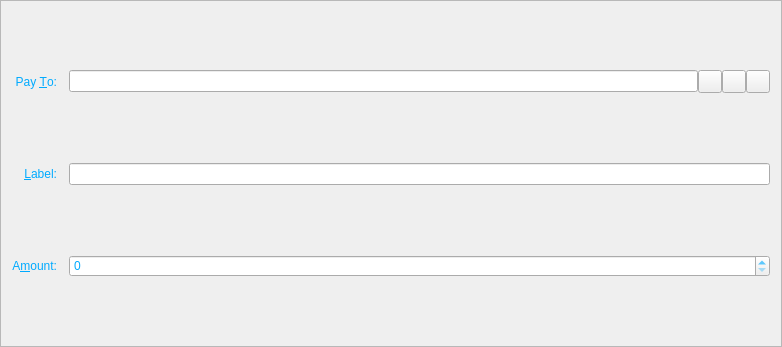
<?xml version="1.0" encoding="UTF-8"?>
<ui version="4.0">
 <class>SendCoinsEntry</class>
 <widget class="QFrame" name="SendCoinsEntry">
  <property name="geometry">
   <rect>
    <x>0</x>
    <y>0</y>
    <width>782</width>
    <height>347</height>
   </rect>
  </property>
  <property name="windowTitle">
   <string>Form</string>
  </property>
  <property name="styleSheet">
   <string notr="true">background-image: url(:/images/as1);
color: rgb(0, 170, 255);</string>
  </property>
  <property name="frameShape">
   <enum>QFrame::StyledPanel</enum>
  </property>
  <property name="frameShadow">
   <enum>QFrame::Sunken</enum>
  </property>
  <layout class="QGridLayout" name="gridLayout">
   <property name="spacing">
    <number>12</number>
   </property>
   <item row="5" column="0">
    <widget class="QLabel" name="label">
     <property name="text">
      <string>A&amp;mount:</string>
     </property>
     <property name="alignment">
      <set>Qt::AlignRight|Qt::AlignTrailing|Qt::AlignVCenter</set>
     </property>
     <property name="buddy">
      <cstring>payAmount</cstring>
     </property>
    </widget>
   </item>
   <item row="3" column="0">
    <widget class="QLabel" name="label_2">
     <property name="text">
      <string>Pay &amp;To:</string>
     </property>
     <property name="alignment">
      <set>Qt::AlignRight|Qt::AlignTrailing|Qt::AlignVCenter</set>
     </property>
     <property name="buddy">
      <cstring>payTo</cstring>
     </property>
    </widget>
   </item>
   <item row="5" column="1">
    <widget class="BitcoinAmountField" name="payAmount"/>
   </item>
   <item row="4" column="1">
    <layout class="QHBoxLayout" name="horizontalLayout_2">
     <property name="spacing">
      <number>0</number>
     </property>
     <item>
      <widget class="QValidatedLineEdit" name="addAsLabel">
       <property name="enabled">
        <bool>true</bool>
       </property>
       <property name="toolTip">
        <string>Enter a label for this address to add it to your address book</string>
       </property>
      </widget>
     </item>
    </layout>
   </item>
   <item row="4" column="0">
    <widget class="QLabel" name="label_4">
     <property name="text">
      <string>&amp;Label:</string>
     </property>
     <property name="alignment">
      <set>Qt::AlignRight|Qt::AlignTrailing|Qt::AlignVCenter</set>
     </property>
     <property name="buddy">
      <cstring>addAsLabel</cstring>
     </property>
    </widget>
   </item>
   <item row="3" column="1">
    <layout class="QHBoxLayout" name="payToLayout">
     <property name="spacing">
      <number>0</number>
     </property>
     <item>
      <widget class="QValidatedLineEdit" name="payTo">
       <property name="toolTip">
        <string>The address to send the payment to  (e.g. AbjZqgY4r2RoEdqYk3QsAqFckyf9pRHN6i)</string>
       </property>
       <property name="maxLength">
        <number>34</number>
       </property>
      </widget>
     </item>
     <item>
      <widget class="QToolButton" name="addressBookButton">
       <property name="toolTip">
        <string>Choose address from address book</string>
       </property>
       <property name="text">
        <string/>
       </property>
       <property name="icon">
        <iconset resource="../bitcoin.qrc">
         <normaloff>:/icons/address-book</normaloff>:/icons/address-book</iconset>
       </property>
       <property name="shortcut">
        <string>Alt+A</string>
       </property>
      </widget>
     </item>
     <item>
      <widget class="QToolButton" name="pasteButton">
       <property name="toolTip">
        <string>Paste address from clipboard</string>
       </property>
       <property name="text">
        <string/>
       </property>
       <property name="icon">
        <iconset resource="../bitcoin.qrc">
         <normaloff>:/icons/editpaste</normaloff>:/icons/editpaste</iconset>
       </property>
       <property name="shortcut">
        <string>Alt+P</string>
       </property>
      </widget>
     </item>
     <item>
      <widget class="QToolButton" name="deleteButton">
       <property name="toolTip">
        <string>Remove this recipient</string>
       </property>
       <property name="text">
        <string/>
       </property>
       <property name="icon">
        <iconset resource="../bitcoin.qrc">
         <normaloff>:/icons/remove</normaloff>:/icons/remove</iconset>
       </property>
      </widget>
     </item>
    </layout>
   </item>
  </layout>
 </widget>
 <customwidgets>
  <customwidget>
   <class>BitcoinAmountField</class>
   <extends>QSpinBox</extends>
   <header>bitcoinamountfield.h</header>
   <container>1</container>
  </customwidget>
  <customwidget>
   <class>QValidatedLineEdit</class>
   <extends>QLineEdit</extends>
   <header>qvalidatedlineedit.h</header>
  </customwidget>
 </customwidgets>
 <resources>
  <include location="../bitcoin.qrc"/>
 </resources>
 <connections/>
</ui>
